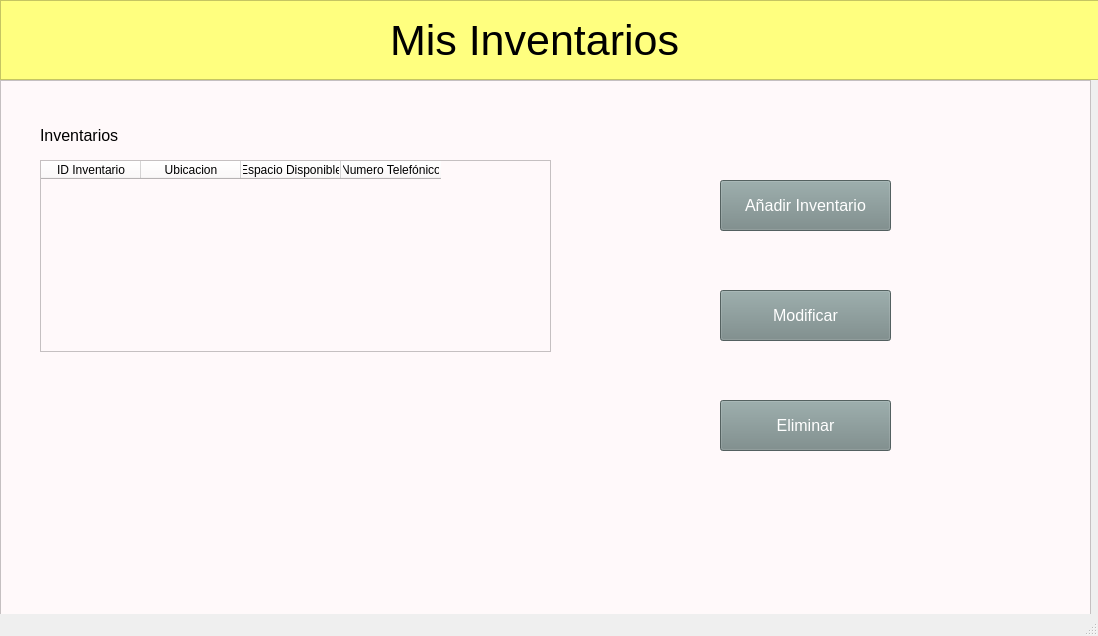
<?xml version="1.0" encoding="UTF-8"?>
<ui version="4.0">
 <class>misInventarios</class>
 <widget class="QMainWindow" name="misInventarios">
  <property name="geometry">
   <rect>
    <x>0</x>
    <y>0</y>
    <width>1098</width>
    <height>636</height>
   </rect>
  </property>
  <property name="windowTitle">
   <string>MainWindow</string>
  </property>
  <widget class="QWidget" name="centralwidget">
   <widget class="QFrame" name="headerFrame">
    <property name="geometry">
     <rect>
      <x>0</x>
      <y>0</y>
      <width>1101</width>
      <height>80</height>
     </rect>
    </property>
    <property name="styleSheet">
     <string notr="true">background-color: rgb(255, 255, 127);</string>
    </property>
    <property name="frameShape">
     <enum>QFrame::StyledPanel</enum>
    </property>
    <property name="frameShadow">
     <enum>QFrame::Raised</enum>
    </property>
    <widget class="QLabel" name="label">
     <property name="geometry">
      <rect>
       <x>390</x>
       <y>10</y>
       <width>371</width>
       <height>61</height>
      </rect>
     </property>
     <property name="font">
      <font>
       <pointsize>32</pointsize>
      </font>
     </property>
     <property name="text">
      <string>Mis Inventarios</string>
     </property>
    </widget>
   </widget>
   <widget class="QFrame" name="frame">
    <property name="geometry">
     <rect>
      <x>0</x>
      <y>80</y>
      <width>1091</width>
      <height>551</height>
     </rect>
    </property>
    <property name="styleSheet">
     <string notr="true">background-color: rgb(255, 249, 250);</string>
    </property>
    <property name="frameShape">
     <enum>QFrame::StyledPanel</enum>
    </property>
    <property name="frameShadow">
     <enum>QFrame::Raised</enum>
    </property>
    <widget class="QPushButton" name="addProductoBtn">
     <property name="geometry">
      <rect>
       <x>720</x>
       <y>100</y>
       <width>171</width>
       <height>51</height>
      </rect>
     </property>
     <property name="font">
      <font>
       <pointsize>12</pointsize>
      </font>
     </property>
     <property name="styleSheet">
      <string notr="true">color: rgb(255, 255, 255);
background-color: rgb(118, 136, 135);</string>
     </property>
     <property name="text">
      <string>Añadir Inventario</string>
     </property>
    </widget>
    <widget class="QPushButton" name="addProductoBtn_2">
     <property name="geometry">
      <rect>
       <x>720</x>
       <y>210</y>
       <width>171</width>
       <height>51</height>
      </rect>
     </property>
     <property name="font">
      <font>
       <pointsize>12</pointsize>
      </font>
     </property>
     <property name="styleSheet">
      <string notr="true">color: rgb(255, 255, 255);
background-color: rgb(118, 136, 135);</string>
     </property>
     <property name="text">
      <string>Modificar</string>
     </property>
    </widget>
    <widget class="QPushButton" name="addProductoBtn_3">
     <property name="geometry">
      <rect>
       <x>720</x>
       <y>320</y>
       <width>171</width>
       <height>51</height>
      </rect>
     </property>
     <property name="font">
      <font>
       <pointsize>12</pointsize>
      </font>
     </property>
     <property name="styleSheet">
      <string notr="true">color: rgb(255, 255, 255);
background-color: rgb(118, 136, 135);</string>
     </property>
     <property name="text">
      <string>Eliminar</string>
     </property>
    </widget>
    <widget class="QTableWidget" name="inventarioTable">
     <property name="geometry">
      <rect>
       <x>40</x>
       <y>80</y>
       <width>511</width>
       <height>192</height>
      </rect>
     </property>
     <column>
      <property name="text">
       <string>ID Inventario</string>
      </property>
     </column>
     <column>
      <property name="text">
       <string>Ubicacion</string>
      </property>
     </column>
     <column>
      <property name="text">
       <string>Espacio Disponible</string>
      </property>
     </column>
     <column>
      <property name="text">
       <string>Numero Telefónico</string>
      </property>
     </column>
    </widget>
    <widget class="QLabel" name="label_2">
     <property name="geometry">
      <rect>
       <x>40</x>
       <y>40</y>
       <width>121</width>
       <height>31</height>
      </rect>
     </property>
     <property name="font">
      <font>
       <pointsize>12</pointsize>
      </font>
     </property>
     <property name="text">
      <string>Inventarios</string>
     </property>
    </widget>
   </widget>
  </widget>
  <widget class="QStatusBar" name="statusbar"/>
 </widget>
 <resources/>
 <connections/>
</ui>
